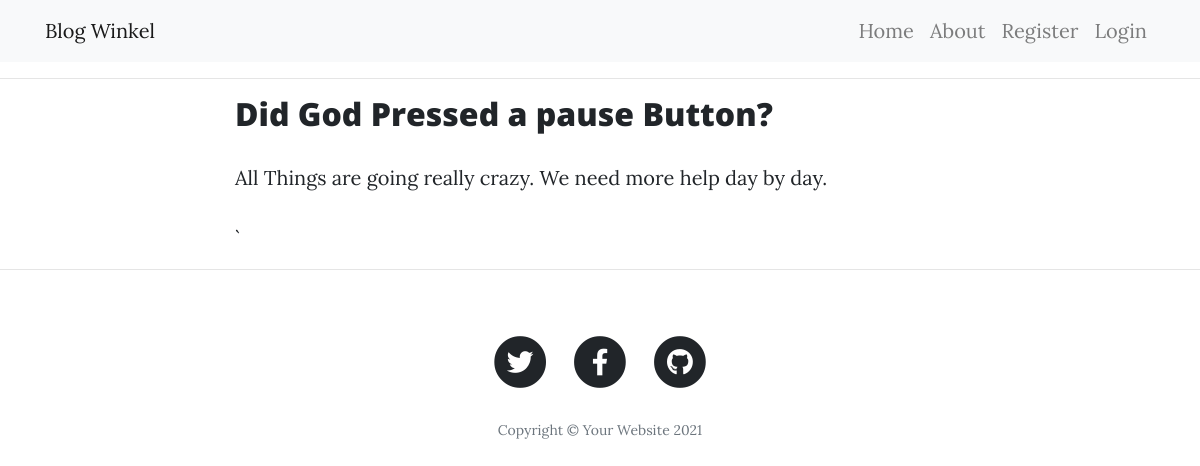
The page /post/3 on the database as committed earlier.
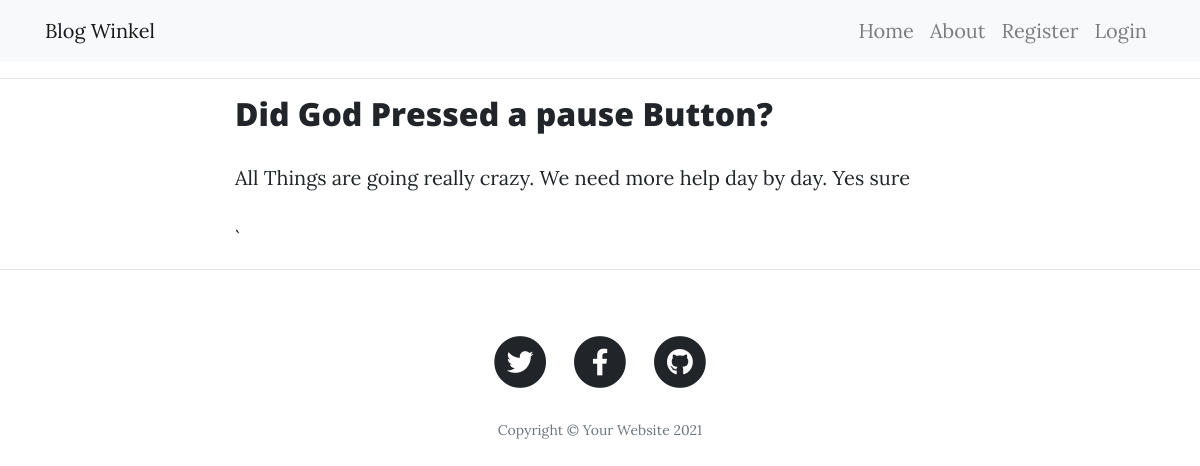
The same page on the database as committed later.
### blog/models.py (models this page shows, shortened)
class Blog(models.Model):
    title = models.CharField(max_length=100)
    content = models.TextField()
    post_created = models.DateTimeField(default=timezone.now)
    author = models.ForeignKey(User, on_delete=models.CASCADE)

### blog/views.py (the view)
# urls.py: path('post/<int:pk>', views.PostDetailView.as_view(), name='blog-post-detail'),
class PostDetailView(DetailView):
    model = Blog
    template_name = 'blog/blog_detail.html'
    context_object_name = 'blog'
    extra_context = {'title': 'View Post'}

### blog/templates/blog/blog_detail.html (shortened to what this page needs)
{% extends 'blog/base.html' %}
{% block content %}
<div class="col-md-10 col-lg-8 mx-auto">
    <div class="post-preview">
            <h2 class="post-title">
                {{ blog.title }}
            </h2>
            <p>
                {{ blog.content }}
            </p>`
    </div>
</div>
{% endblock content %}

Rows that differ between the two databases and show on the page:
changed Blog "Did God Pressed a pause Button?": content "All Things are going really crazy. We need more help day by day." → "All Things are going really crazy. We need more help day by day. Yes sure"
